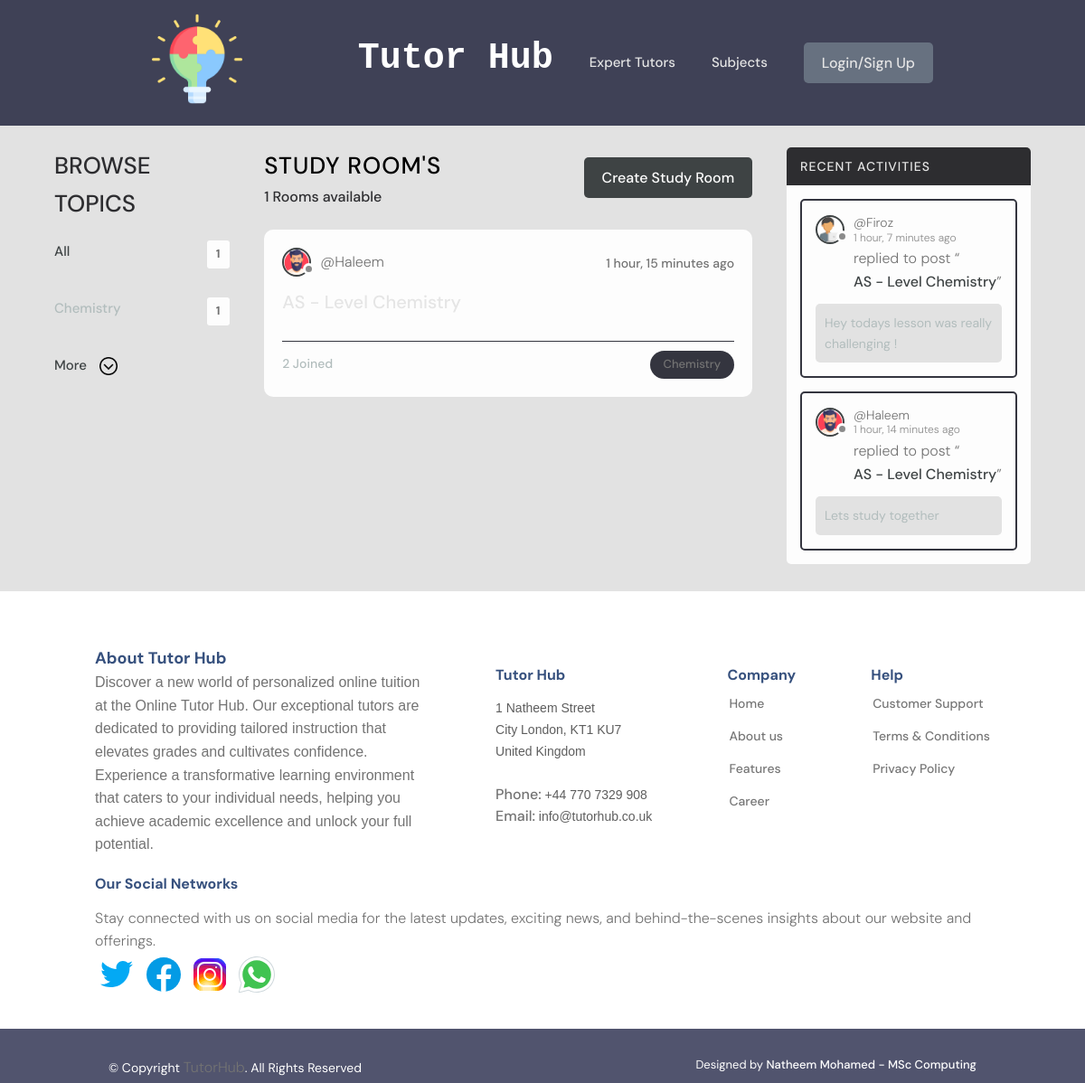
Page /chat/ on the committed database.
### chat/models.py (models this page shows, shortened)
class Topic(models.Model):
    name = models.CharField(max_length=200, null=True, blank=True)

class Room(models.Model):
    host = models.ForeignKey(StudentProfile, on_delete=models.SET_NULL, null=True)
    topic = models.ForeignKey(Topic, on_delete=models.SET_NULL, null=True)
    name = models.CharField(max_length=200)
    description = models.TextField(null=True, blank=True)
    participants = models.ManyToManyField(StudentProfile, related_name='participants', blank=True)
    updated = models.DateTimeField(auto_now=True)
    created = models.DateTimeField(auto_now_add=True)
    class Meta:
        ordering = ['-updated', '-created']
    def __str__(self):
        return self.name

class ChatMessage(models.Model):
    user = models.ForeignKey(StudentProfile, on_delete=models.CASCADE)
    room = models.ForeignKey(Room, on_delete=models.CASCADE)
    body = models.TextField()
    updated = models.DateTimeField(auto_now=True)
    created = models.DateTimeField(auto_now_add=True)
    class Meta:
        ordering = ['-updated', '-created']

### userprofile/models.py (models this page shows)
class StudentProfile(models.Model):
    user = models.OneToOneField(settings.AUTH_USER_MODEL, on_delete=models.CASCADE,
                                       null=True, blank=True)
    email = models.EmailField(max_length=500, blank=False, null=True)
    username = models.CharField(max_length=200, blank=False, null=True)
    name = models.CharField(max_length=200, blank=False, null=True)
    first_name = models.CharField(max_length=300, blank=False, null=True)
    last_name = models.CharField(max_length=300, blank=True, null=True)
    short_goal = models.CharField(max_length=200, blank=True, null=True)
    bio = models.TextField(blank=True, null=True)
    EDUCATION_LEVEL = (
        ('Year 7', 'Year 7 KS3'),
        ('Year 8', 'Year 8 KS3'),
        ('Year 9', 'Year 9 KS3'),
        ('Year 10', 'Year 10 KS4'),
        ('Year 11', 'Year 11 KS4'),
        ('Year 12', 'Year 12 KS5'),
        ('Year 13', 'Year 13 KS5'),
    )
    Year_group = models.CharField(max_length=200, choices=EDUCATION_LEVEL)
    interested_subjects = models.ManyToManyField('MainSubjSkill',blank=True)
    profile_image = models.ImageField(null=True, blank=True, upload_to='student-profile-img/',
                                      default="defaultprofileimg/studentdefault.png")
    created = models.DateTimeField(auto_now_add=True)
    id = models.UUIDField(default=uuid.uuid4, unique=True, primary_key=True, editable=False)
    parent_name = models.CharField(max_length=150, blank=True, null=True)
    parent_email = models.EmailField(max_length=500, blank=True, null=True)
    parent_phone = models.CharField(max_length=20, blank=True, null=True)
    parent_pro_image = models.ImageField(null=True, blank=True, upload_to='student-parent-profile-img/',
                                      default="defaultprofileimg/parentm.png")
    PREFERRED_AVAILABILITY_CHOICES = [
        ('Weekday mornings', 'Weekday mornings'),
        ('Weekday afternoons', 'Weekday afternoons'),
        ('Weekday evenings', 'Weekday evenings'),
        ('Weekends mornings', 'Weekends mornings'),
        ('Weekends afternoons', 'Weekends afternoons'),
        ('Weekends evenings', 'Weekends evenings'),
    ]
    preferred_availability = models.CharField(
        max_length=100, choices=PREFERRED_AVAILABILITY_CHOICES, blank=True, null=True
    )
    def __str__(self):
        return str(self.username)

### chat/views.py (the view)
# urls.py: path('chat/', views.AllChatRooms, name="all-rooms"),
def AllChatRooms(request):
    q = request.GET.get('q') if request.GET.get('q') != None else ''
    rooms = Room.objects.filter(
         Q(topic__name__icontains=q) |
         Q(name__icontains=q) |
         Q(description__icontains=q)
         )
    topics = Topic.objects.all()[0:5]
    room_count = rooms.count()
    room_messages = ChatMessage.objects.filter(Q(room__topic__name__icontains=q))
    context = {'rooms': rooms, 'topics': topics,
                'room_count': room_count, 'room_messages': room_messages}
    return render(request, 'chat/rooms.html', context)

### chat/templates/chat/rooms.html (shortened to what this page needs)
{% extends 'main.html'%}
{% load static %}
{% block content %}
<head>
<link rel='stylesheet' type='text/css' href="{% static 'styles/chat.css' %}"/>
</head>
<main class="layout layout--3">
    <div class="container__chat">
 {% include 'chat/topics_comp.html' %}
    <div class="roomList">
        <div class="roomList__header">
        <div>
            <h2 style="color: black;">Study Room's</h2>
            <p> {{room_count}} Rooms available</p>
        </div>
        <a class="btn btn--main" href="{% url 'create-room' %}">
            Create Study Room
        </a>
        </div>
        {% include 'chat/feed_comp.html' %}
    </div>
     {% include 'chat/activity_comp.html' %}
</div>
</main>
{% endblock content %}

### chat/templates/chat/topics_comp.html
{% load static %}
<div class="topics">
    <div class="topics__header">
      <h2>Browse Topics</h2>
    </div>
    <ul class="topics__list">
      <li>
        <a href="{% url 'all-rooms' %}" class="active">All <span>{{room_count}}</span></a>
      </li>
      {% for topic in topics %}
      <li>
        <a href="{% url 'all-rooms' %}?q={{ topic.name }}">{{ topic.name }}<span>{{topic.room_set.all.count}}</span></a>
      </li>
      {% endfor %}
    </ul>
    <a class="btn2 btn--link" href="{% url 'topics' %}">
      More <img src="{% static 'images/default-image/chevron.png'%}" style="max-width: 20px;" >
    </a>
  </div>

### chat/templates/chat/feed_comp.html
{% for room in rooms %}
<div class="roomListRoom">
    <div class="roomListRoom__header">
      <a href="{% url 'studentchat-profile' room.host.id %}" class="roomListRoom__author">
        <div class="avatar avatar--small">
          <img src="{{room.host.profile_image.url}}" />
        </div>
        <span>@{{room.host.username| capfirst}}</span>
      </a>
      <div class="roomListRoom__actions">
        <span>{{room.created|timesince}} ago</span>
      </div>
    </div>
    <div class="roomListRoom__content">
      <a href="{% url 'room' room.id %}">{{room.name}}</a>
    </div>
    <div class="roomListRoom__meta">
      <a href="{% url 'room' room.id %}" class="roomListRoom__joined">
        {{room.participants.all.count}} Joined
      </a>
      <p class="roomListRoom__topic">{{room.topic.name}}</p>
    </div>
</div>
{% endfor %}

### chat/templates/chat/activity_comp.html (shortened to what this page needs)
<div class="activities-container">
<div class="activities">
    <div class="activities__header">
      <h2>Recent Activities</h2>
    </div>
    {% for message in room_messages %}
    <div class="activities__box">
      <div class="activities__boxHeader roomListRoom__header">
        <a href="{% url 'studentchat-profile' message.user.id %}" class="roomListRoom__author">
          <div class="avatar avatar--small">
            <img src="{{message.user.profile_image.url}}" />
          </div>
          <p>
            @{{message.user|capfirst}}
            <span>{{message.created|timesince}} ago</span>
          </p>
        </a>
      </div>
      <div class="activities__boxContent">
        <p>replied to post “<a href="{% url 'room' message.room.id %}">{{message.room}}</a>”</p>
        <div class="activities__boxRoomContent">
          {{message.body}}
        </div>
      </div>
    </div>
    {% endfor %}
  </div>
</div>

### static/styles/main-styles.css (style rules this page uses)
* { margin: 0; padding: 0; box-sizing: border-box; text-rendering: optimizeLegibility; color: inherit; font-size: inherit; }
html { font-size: 50%; }
@media only screen and (min-width: 480px) { html { font-size: 56.25%; } }
@media only screen and (min-width: 1200px) { html { font-size: 62.5%; } }
body { line-height: 1.6; font-weight: 400; font-size: 1.5rem; color: var(--color-text); background-color: var(--color-bg); min-height: 100vh; }
:root { --color-main: #5aa5b9; --color-main-light: #e6faff; --color-sub: #3f4156; --color-sub-light: #51546e; --color-sub-lighter: #ededfd; --color-text: #737373; --color-gray: #8b8b8b; --color-light: #e5e7eb; --color-light-gray: #767676; --color-bg: #f8fafd; --color-white: #fffefd; --color-white-light: #f3f3f3; --color-success: #359e64; --color-success-bg: #def8e8; --color-error: #fc4b0b; --color-error-bg: #fff2ee; --font-base: 'Poppins', arial, helvetica, 'Segoe UI', roboto, ubuntu, sans-serif; --font-monospace: 'Fira Code', 'Courier New', courier, monospace; --font-regular: 300; --font-medium: 500; --font-bold: 700; --generic-shadow: 1px 1px 5px #00000010; --generic-transition: all 0.3s ease-in-out; }
* { font-family: var(--font-base); }
h2 { font-size: 2.6rem; font-weight: var(--font-bold); }
p, span, strong { font-size: 1.6rem; color: var(--color-text); font-weight: var(--font-regular); }
a { padding-bottom: 2px; text-decoration: none; display: inline-block; color: var(--color-main); font-weight: var(--font-medium); }
.btn { display: inline-block; position: relative; cursor: pointer; background-color: var(--color-light); font-weight: var(--font-medium); color: var(--color-sub); text-decoration: none; padding: 1rem 2rem; border-radius: 0.5rem; border: none; width: -webkit-fit-content; width: -moz-fit-content; width: fit-content; height: -webkit-fit-content; height: -moz-fit-content; height: fit-content; font-size: 1.6rem; outline-width: 0; outline-color: transparent; -webkit-backface-visibility: hidden; backface-visibility: hidden; transition: all 0.3s ease-in-out; }
.btn--main { background-color: var(--color-main); color: var(--color-white); }
.layout { display: flex; flex-flow: row wrap; justify-content: space-between; }
.avatar { border-radius: 50%; border: 2px solid var(--color-main); object-fit: cover; }

### rows in the picture
Topic: name "Chemistry", room_set.all.count "1"
Room: host.profile_image (picture), host.username "Haleem", created "1 hour, 15 minutes", name "AS - Level Chemistry", participants.all.count "2", topic.name "Chemistry"
ChatMessage: user.profile_image (placeholder picture), user "Firoz", created "1 hour, 7 minutes", room "AS - Level Chemistry", body "Hey todays lesson was really challenging !"
ChatMessage: user.profile_image (picture), user "Haleem", created "1 hour, 14 minutes", room "AS - Level Chemistry", body "Lets study together"

### other values in the picture
{{ room_count }} "1"
